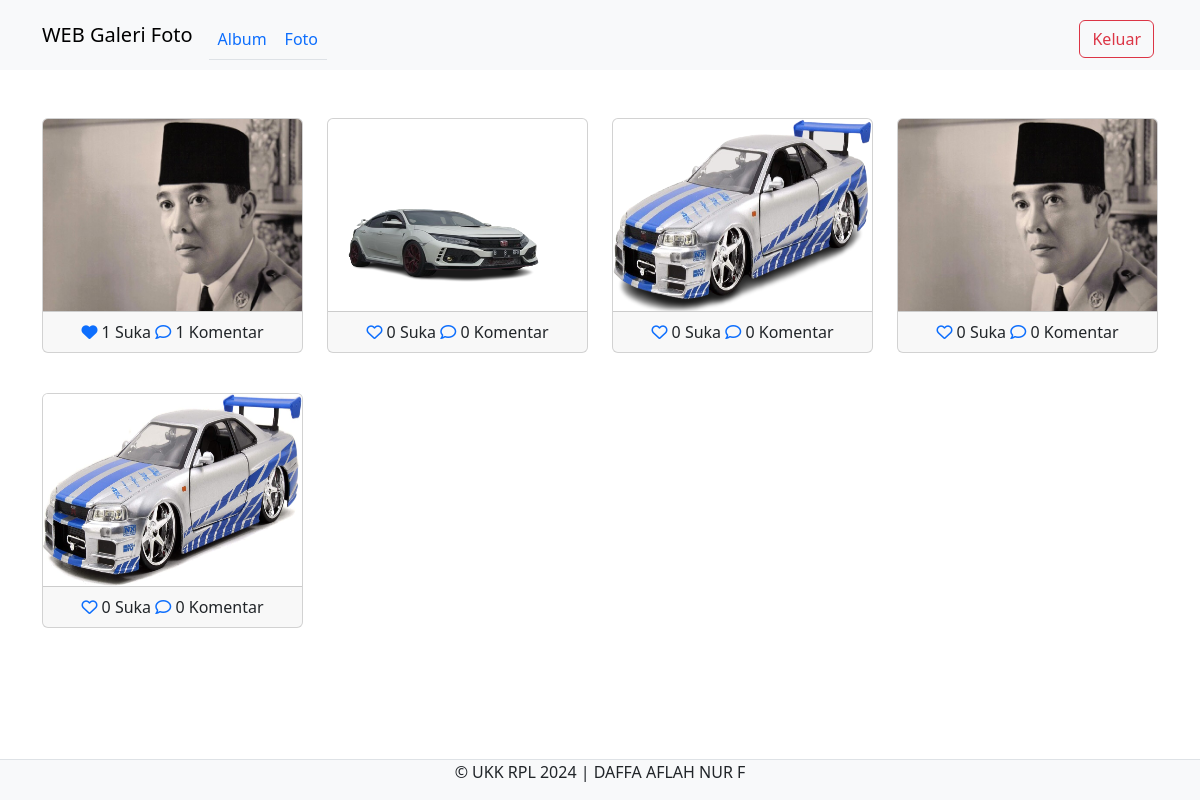
/galerifoto/admin/index.php (signed in), run on the app's committed database.
### tables this page shows
CREATE TABLE `foto` (
  `fotoid` int(11) NOT NULL,
  `judulfoto` varchar(225) NOT NULL,
  `deskripsi` text NOT NULL,
  `tanggalunggah` date NOT NULL,
  `lokasifile` varchar(225) NOT NULL,
  `albumid` int(11) NOT NULL,
  `userid` int(11) NOT NULL
);

### galerifoto/admin/index.php (the view, shortened to what this page needs)
<?php
$userid = $_SESSION['userid'];
include '../config/koneksi.php';
?>
<!DOCTYPE html>
<html lang="en">
<head>
  <link rel="stylesheet" type="text/css" href="../assets/css/bootstrap.min.css">
  <link rel="stylesheet" href="https://cdnjs.cloudflare.com/ajax/libs/font-awesome/6.5.1/css/all.min.css">
<body>
  <nav class="navbar navbar-expand-lg bg-body-tertiary">
    <div class="container">
      <a class="navbar-brand" href="index.php">WEB Galeri Foto</a>
      <div class="collapse navbar-collapse mt-2" id="navbarNavAltMarkup">
        <div class="navbar-nav me-auto">
          <ul class="nav nav-tabs">
            <li class="nav-item">
              <a class="nav-link" href="album.php">Album</a>
            </li>
            <li class="nav-item">
              <a class="nav-link" href="foto.php">Foto</a>
            </li>
          </ul>
        </div>
        <a href="../config/aksi_logout.php" class="btn btn-outline-danger m-1">Keluar</a>
      </div>
    </div>
  </nav>
  <div class="container mt-3">
    <div class="row">
      <?php
      $query = mysqli_query($koneksi, "SELECT * FROM foto INNER JOIN user ON foto.userid=user.userid INNER JOIN album ON foto.albumid=album.albumid");
      while ($data = mysqli_fetch_array($query)) { ?>
        <div class="col-md-3 mt-2">
          <a type="button" data-bs-toggle="modal" data-bs-target="#komentar<?php echo $data['fotoid'] ?>">
            <div class="card mb-2">
              <img src="../assets/img/<?php echo $data['lokasifile'] ?>" class="card-img-top"
                title="<?php echo $data['judulfoto'] ?>" style="height: 12rem;">
              <div class="card-footer text-center">
                <?php
                $fotoid = $data['fotoid'];
                $ceksuka = mysqli_query($koneksi, "SELECT * FROM likefoto WHERE fotoid='$fotoid' AND userid='$userid'");
                if (mysqli_num_rows($ceksuka) == 1) { ?>
                  <a href="../config/proses_like.php?fotoid=<?php echo $data['fotoid'] ?>" type="submit" name="batalsuka"><i
                      class="fa fa-heart"></i></a>
                <?php } else { ?>
                  <a href="../config/proses_like.php?fotoid=<?php echo $data['fotoid'] ?>" type="submit" name="suka"><i
                      class="fa-regular fa-heart"></i></a>
                <?php }
                $like = mysqli_query($koneksi, "SELECT * FROM likefoto WHERE fotoid='$fotoid'");
                echo mysqli_num_rows($like) . ' Suka';
                ?>
                <a href="#" type="button" data-bs-toggle="modal"
                  data-bs-target="#komentar<?php echo $data['fotoid'] ?>"><i class="fa-regular fa-comment"></i></a>
                <?php
                $jmlkomen = mysqli_query($koneksi, "SELECT * FROM komentarfoto WHERE fotoid='$fotoid'");
                echo mysqli_num_rows($jmlkomen) . ' Komentar';
                ?>
              </div>
            </div>
          </a>
        </div>
      <?php } ?>
    </div>
  </div>
  <footer class="d-flex justify-content-center border-top mt-3 bg-light fixed-bottom">
    <p>&copy; UKK RPL 2024 | DAFFA AFLAH NUR F</p>
  </footer>
</body>
</html>

### data on the page
foto: lokasifile (picture), mysqli_num_rows($like) "1", mysqli_num_rows($jmlkomen) "1"
foto: lokasifile (picture), mysqli_num_rows($like) "0", mysqli_num_rows($jmlkomen) "0"
foto: lokasifile (picture), mysqli_num_rows($like) "0", mysqli_num_rows($jmlkomen) "0"
foto: lokasifile (picture), mysqli_num_rows($like) "0", mysqli_num_rows($jmlkomen) "0"
foto: lokasifile (picture), mysqli_num_rows($like) "0", mysqli_num_rows($jmlkomen) "0"
